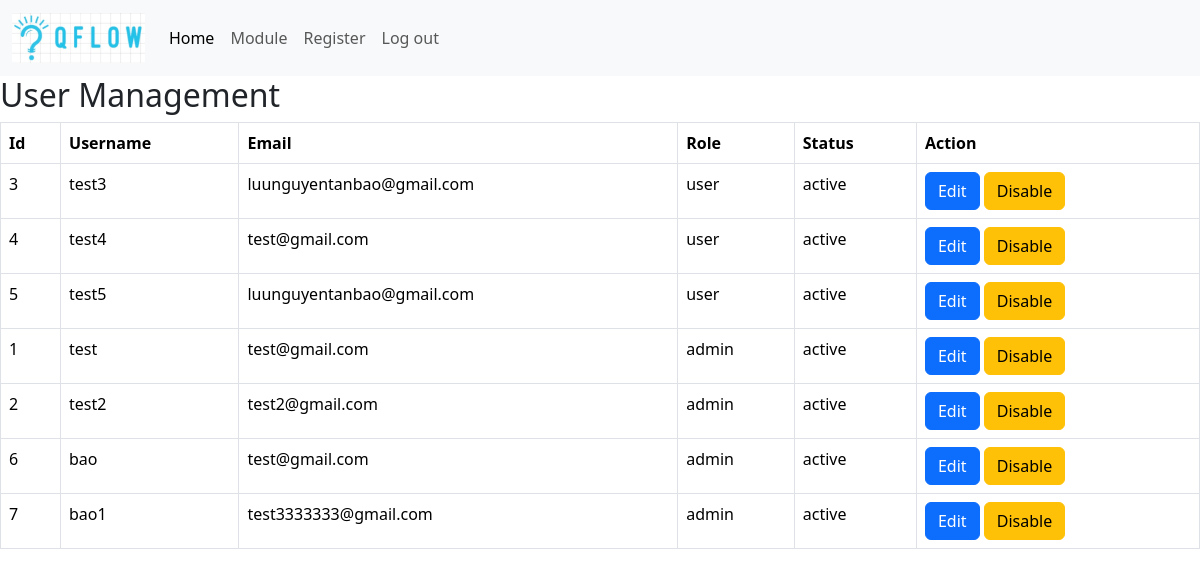
The app's page /admin/index.php with its own data.
### tables this page shows
CREATE TABLE `users` (
  `id` int(11) NOT NULL,
  `username` varchar(255) NOT NULL,
  `password` varchar(255) NOT NULL,
  `email` varchar(255) NOT NULL,
  `created_at` timestamp NOT NULL DEFAULT current_timestamp(),
  `role` enum('admin','user') NOT NULL DEFAULT 'user',
  `status` enum('active','disabled') NOT NULL DEFAULT 'active'
);

### admin/index.php (called while the page is built, shortened)
<?php
try{
include '../include/DatabaseConnection.php';
 $sql = "SELECT * FROM users ORDER BY role DESC, id ASC";
 $stmt = $pdo->prepare($sql);
 $stmt->execute();
 $users = $stmt->fetchAll(PDO::FETCH_ASSOC);
 include 'templates/User_management.html.php';
 $output = ob_get_clean();
}catch(PDOException $e){
    $title = 'An error has occured';
    $output = 'Database error: ' . $e->getMessage();
}
include 'templates/admin_layout.html.php';
 ?>

### admin/templates/User_management.html.php (the view)
<div class="UserManagement">
        <h2>User Management</h2>
        <table class="table table-bordered">
            <thead>
                <tr>
                    <th>Id</th>
                    <th>Username</th>
                    <th>Email</th>
                    <th>Role</th>
                    <th>Status</th>
                    <th>Action</th>
                </tr>
            </thead>
            <tbody>
                <?php foreach($users as $user): ?>
                    <tr>
                        <td><?=htmlspecialchars($user['id'], ENT_QUOTES, 'UTF-8')?></td>
                        <td><?=htmlspecialchars($user['username'], ENT_QUOTES, 'UTF-8')?></td>
                        <td><?=htmlspecialchars($user['email'], ENT_QUOTES, 'UTF-8')?></td>
                        <td><?=htmlspecialchars($user['role'], ENT_QUOTES, 'UTF-8')?></td>
                        <td><?=htmlspecialchars($user['status'], ENT_QUOTES, 'UTF-8')?></td>
                        <td><a href="editUser.php?id=<?=$user['id']?>" class="btn btn-primary">Edit</a>
                            <?php if($user['status'] === 'active'): ?>
                                <a href="disableUser.php?id=<?=$user['id']?>" class="btn btn-warning">Disable</a>
                            <?php else: ?>
                                <a href="enableUser.php?id=<?=$user['id']?>" class="btn btn-success">Enable</a>
                            <?php endif; ?>
                        </td>
                    </tr>
                <?php endforeach; ?>
            </tbody>
        </table>
    </div>

### admin/templates/admin_layout.html.php (shortened to what this page needs)
<!DOCTYPE html>
<html lang="en">
<head>
    <link href="https://cdn.jsdelivr.net/npm/bootstrap@5.3.3/dist/css/bootstrap.min.css" rel="stylesheet">
</head>
<body>
    <header>
        <nav class="navbar navbar-expand-lg bg-body-tertiary" style="background-color: #fff">
            <div class="container-fluid">
                <a class="navbar-brand" href="#"><img src="../assets/logo.jpg" alt="logo" width="100%" height="50px"></a>
                <div class="collapse navbar-collapse" id="navbarNavAltMarkup">
                <div class="navbar-nav">
                    <a class="nav-link active" aria-current="page" href="index.php">Home</a>
                    <a class="nav-link" href="module.php">Module</a>
                    <a class="nav-link" href="auth/admin_register.php">Register</a>
                    <a class="nav-link" href="auth/logout.php" style="float: right">Log out</a>
                </div>
                </div>
            </div>
        </nav>
    </header>
    <main>
        <?=$output?>
    </main>
</body>
</html>

### records on screen
users: id "3", username "test3", email "luunguyentanbao@gmail.com", role "user", status "active"
users: id "4", username "test4", email "test@gmail.com", role "user", status "active"
users: id "5", username "test5", email "luunguyentanbao@gmail.com", role "user", status "active"
users: id "1", username "test", email "test@gmail.com", role "admin", status "active"
users: id "2", username "test2", email "test2@gmail.com", role "admin", status "active"
users: id "6", username "bao", email "test@gmail.com", role "admin", status "active"
users: id "7", username "bao1", email "test3333333@gmail.com", role "admin", status "active"
